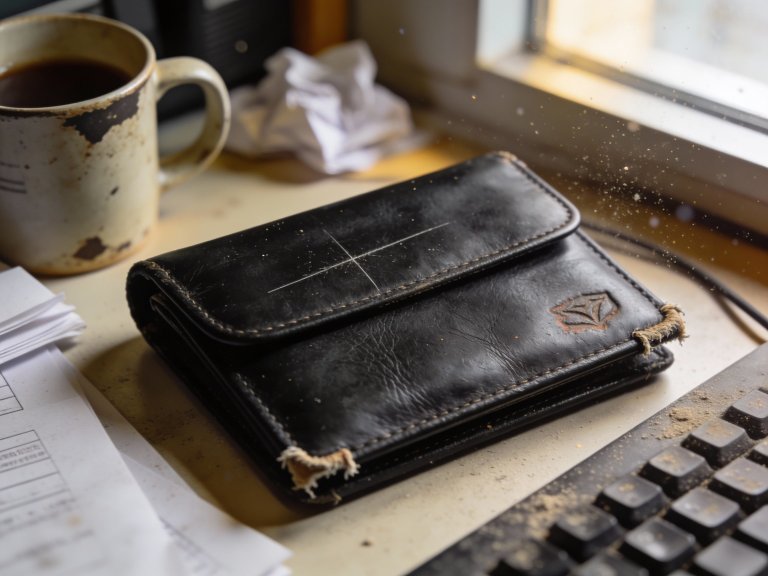
#> input picture test.jpg, 2304 x 1728 px (shown at 1/3 size)
$ python -i preprocess.py   (imports and definitions only)
#> lines starting #> are read from the running program, lines starting #| are printed output that depends on the picture
import cv2
import numpy as np
import logging
import hashlib
from typing import Tuple


def normalize_image(
    data: bytes,
    max_side: int = 768,
) -> Tuple[bytes, dict]:
    """
    Identity-safe image normalization.

    Returns:
        normalized_image_bytes
        normalization_metadata
    """

    try:
        # -------------------------
        # 1. Decode
        # -------------------------
        arr = np.frombuffer(data, np.uint8)
        img = cv2.imdecode(arr, cv2.IMREAD_COLOR)

        if img is None:
            raise ValueError("Invalid image bytes")

        orig_h, orig_w = img.shape[:2]

        # -------------------------
        # 2. Resize (preserve aspect)
        # -------------------------
        scale = min(max_side / max(orig_h, orig_w), 1.0)
        if scale < 1.0:
            img = cv2.resize(
                img,
                (int(orig_w * scale), int(orig_h * scale)),
                interpolation=cv2.INTER_AREA,
            )

        # -------------------------
        # 3. Color constancy (Gray World)
        # -------------------------
        img_float = img.astype(np.float32)
        avg_bgr = np.mean(img_float, axis=(0, 1))
        gray_value = np.mean(avg_bgr)

        img_float *= (gray_value / (avg_bgr + 1e-6))
        img_float = np.clip(img_float, 0, 255).astype(np.uint8)

        # -------------------------
        # 4. CLAHE on luminance
        # -------------------------
        lab = cv2.cvtColor(img_float, cv2.COLOR_BGR2LAB)
        l, a, b = cv2.split(lab)

        clahe = cv2.createCLAHE(
            clipLimit=2.0,
            tileGridSize=(8, 8),
        )
        l = clahe.apply(l)

        lab = cv2.merge((l, a, b))
        img_norm = cv2.cvtColor(lab, cv2.COLOR_LAB2BGR)

        # -------------------------
        # 5. Encode (high-quality JPEG)
        # -------------------------
        ok, buf = cv2.imencode(
            ".jpg",
            img_norm,
            [int(cv2.IMWRITE_JPEG_QUALITY), 92],
        )
        if not ok:
            raise RuntimeError("Encoding failed")

        normalized_bytes = buf.tobytes()

        # -------------------------
        # 6. Deterministic hash (identity-safe)
        # -------------------------
        image_hash = hashlib.sha256(normalized_bytes).hexdigest()

        metadata = {
            "original_size": [orig_w, orig_h],
            "normalized_size": img_norm.shape[:2][::-1],
            "scale": scale,
            "hash": image_hash,
            "clahe": True,
            "color_constancy": "gray_world",
        }

        return normalized_bytes, metadata

    except Exception as e:
        logging.exception("Normalization failed")
        raise

>>> import cv2
>>> picture = cv2.imread('test.jpg', cv2.IMREAD_GRAYSCALE)
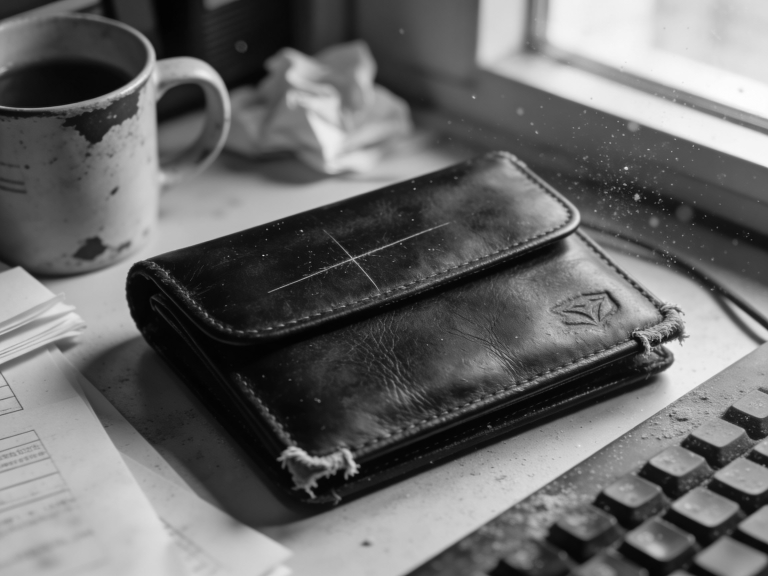
#> picture: shape (1728, 2304) (shown at 1/3 size); min 0, max 255, mean 105.9
>>> result = normalize_image(picture)
#> (the run stopped early here; a loop or call above may not have finished)
